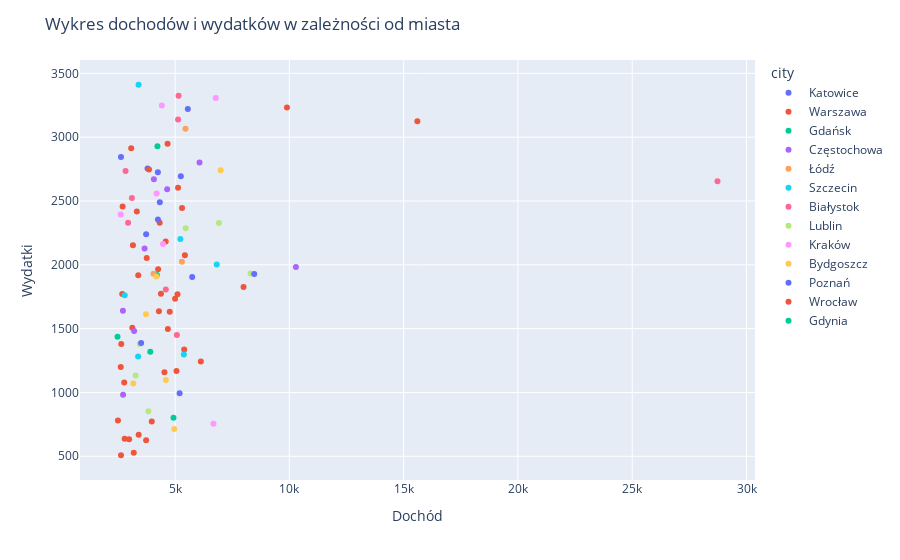
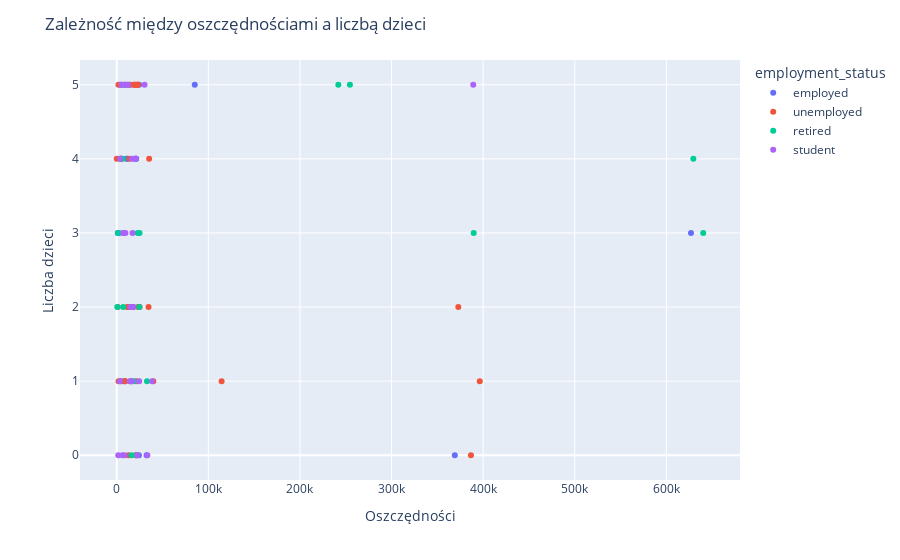
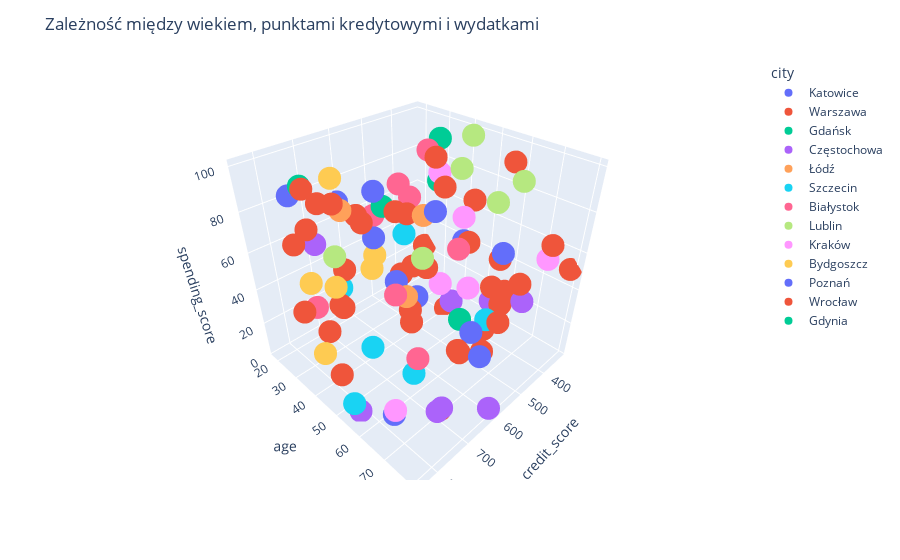

Notebook code for these charts, in order:
### Code cell
# 5. tworzyć interaktywne wizualizacje danych w 2D i 3D,
fig = px.scatter(df, x='income', y='outcome', color='city', hover_data=['name', 'city'])
fig.update_layout(title="Wykres dochodów i wydatków w zależności od miasta",
                  xaxis_title="Dochód",
                  yaxis_title="Wydatki")
fig.show()



fig = px.scatter(df, x='savings', y='children', color='employment_status', hover_data=['name', 'employment_status'])
fig.update_layout(title="Zależność między oszczędnościami a liczbą dzieci",
                  xaxis_title="Oszczędności",
                  yaxis_title="Liczba dzieci")
fig.show()



fig = px.scatter_3d(df, x='credit_score', y='age', z='spending_score', color='city', hover_data=['name'])
fig.update_layout(title="Zależność między wiekiem, punktami kredytowymi i wydatkami",)
fig.show()

### Figure 1 — Plotly figure (JSON) as saved in the notebook; plotly's stock layout.template omitted (floating-point values rounded to 4 significant figures)
{"data": [{"customdata": [["Allison Hill", "Katowice"], ["Jamie Arnold", "Katowice"], ["Fred Smith", "Katowice"], ["Anthony Humphrey", "Katowice"], ["Eric Carney", "Katowice"], ["Shannon Jones", "Katowice"], ["Brian Rodriguez", "Katowice"]], "hovertemplate": "city=%{customdata[1]}<br>income=%{x}<br>outcome=%{y}<br>name=%{customdata[0]}<extra></extra>", "legendgroup": "Katowice", "marker": {"color": "#636efa", "symbol": "circle"}, "mode": "markers", "name": "Katowice", "orientation": "v", "showlegend": true, "type": "scatter", "x": [4245.0, 5747.0, 4332.0, 3733.0, 3795.0, 5556.0, 2632.0], "xaxis": "x", "y": [2725.0, 1904.0, 2490.0, 2240.0, 2755.0, 3221.0, 2845.0], "yaxis": "y"}, {"customdata": [["Noah Rhodes", "Warszawa"], ["Cristian Santos", "Warszawa"], ["Abigail Shaffer", "Warszawa"], ["Gina Moore", "Warszawa"], ["Monica Herrera", "Warszawa"], ["Michele Williams", "Warszawa"], ["Dylan Miller", "Warszawa"], ["Brian Ramirez", "Warszawa"], ["Holly Wood", "Warszawa"], ["Derek Zuniga", "Warszawa"], ["Margaret Hawkins DDS", "Warszawa"], ["Ethan Adams", "Warszawa"], ["Tricia Valencia", "Warszawa"], ["Nathan Maldonado", "Warszawa"], ["Jeffrey Chavez", "Warszawa"], ["Sherri Baker", "Warszawa"], ["Cassandra Gaines", "Warszawa"], ["Elizabeth Fowler", "Warszawa"], ["Paula Moreno", "Warszawa"], ["Shane Henderson", "Warszawa"], ["Jessica Holmes", "Warszawa"], ["Timothy Duncan", "Warszawa"], ["Richard Aguirre", "Warszawa"], ["Jessica Callahan", "Warszawa"], ["Amber Kidd", "Warszawa"], ["James Brown", "Warszawa"], ["Jordan Henderson", "Warszawa"], ["Amy Silva", "Warszawa"], ["Sarah Moore", "Warszawa"], ["Angela Lopez", "Warszawa"], ["Paul Jones", "Warszawa"], ["Shirley Suarez", "Warszawa"], ["Lisa Archer", "Warszawa"], ["Aimee Montoya", "Warszawa"], ["John Whitehead", "Warszawa"], ["Aaron Wise", "Warszawa"], ["Deborah Figueroa", "Warszawa"], ["Stephen Mckee", "Warszawa"]], "hovertemplate": "city=%{customdata[1]}<br>income=%{x}<br>outcome=%{y}<br>name=%{customdata[0]}<extra></extra>", "legendgroup": "Warszawa", "marker": {"color": "#EF553B", "symbol": "circle"}, "mode": "markers", "name": "Warszawa", "orientation": "v", "showlegend": true, "type": "scatter", "x": [2499.0, 2644.0, 5304.0, 4533.0, 3980.0, 3325.0, 4257.0, 4669.0, 5105.0, 3758.0, 4998.0, 2704.0, 2686.0, 4588.0, 15600.0, 4683.0, 5062.0, 5397.0, 2989.0, 3078.0, 3127.0, 3858.0, 6124.0, 4292.0, 5129.0, 2774.0, 2792.0, 4325.0, 2633.0, 2621.0, 7994.0, 3156.0, 4765.0, 3386.0, 3406.0, 3192.0, 4381.0, 9894.0], "xaxis": "x", "y": [781.1, 1380.0, 2444.0, 1159.0, 772.7, 2417.0, 1966.0, 2948.0, 1769.0, 2053.0, 1733.0, 2456.0, 1771.0, 2183.0, 3124.0, 1497.0, 1167.0, 1337.0, 633.2, 2912.0, 1508.0, 2747.0, 1242.0, 1637.0, 2604.0, 1078.0, 636.5, 2329.0, 508.0, 1200.0, 1826.0, 2154.0, 1632.0, 1919.0, 668.4, 528.2, 1773.0, 3232.0], "yaxis": "y"}, {"customdata": [["Angie Henderson", "Gdańsk"], ["Carol Tucker", "Gdańsk"]], "hovertemplate": "city=%{customdata[1]}<br>income=%{x}<br>outcome=%{y}<br>name=%{customdata[0]}<extra></extra>", "legendgroup": "Gdańsk", "marker": {"color": "#00cc96", "symbol": "circle"}, "mode": "markers", "name": "Gdańsk", "orientation": "v", "showlegend": true, "type": "scatter", "x": [4227.0, 4203.0], "xaxis": "x", "y": [2928.0, 1920.0], "yaxis": "y"}, {"customdata": [["Daniel Wagner", "Częstochowa"], ["Carla Gray", "Częstochowa"], ["John Pierce", "Częstochowa"], ["Danny Morgan", "Częstochowa"], ["Michael Lewis", "Częstochowa"], ["Brent Jordan", "Częstochowa"], ["Victoria Garcia", "Częstochowa"], ["Mike Allen", "Częstochowa"]], "hovertemplate": "city=%{customdata[1]}<br>income=%{x}<br>outcome=%{y}<br>name=%{customdata[0]}<extra></extra>", "legendgroup": "Częstochowa", "marker": {"color": "#ab63fa", "symbol": "circle"}, "mode": "markers", "name": "Częstochowa", "orientation": "v", "showlegend": true, "type": "scatter", "x": [2717.0, 4072.0, 10290.0, 3664.0, 3206.0, 6068.0, 4653.0, 2724.0], "xaxis": "x", "y": [1640.0, 2670.0, 1983.0, 2128.0, 1482.0, 2801.0, 2592.0, 982.5], "yaxis": "y"}, {"customdata": [["Connie Lawrence", "Łódź"], ["Judy Baker", "Łódź"], ["Christopher Bass", "Łódź"]], "hovertemplate": "city=%{customdata[1]}<br>income=%{x}<br>outcome=%{y}<br>name=%{customdata[0]}<extra></extra>", "legendgroup": "Łódź", "marker": {"color": "#FFA15A", "symbol": "circle"}, "mode": "markers", "name": "Łódź", "orientation": "v", "showlegend": true, "type": "scatter", "x": [5454.0, 4055.0, 5296.0], "xaxis": "x", "y": [3066.0, 1930.0, 2023.0], "yaxis": "y"}, {"customdata": [["Gabrielle Davis", "Szczecin"], ["Stephanie Ross", "Szczecin"], ["Brittany Farmer", "Szczecin"], ["Sherry Decker", "Szczecin"], ["Steve Sanchez", "Szczecin"], ["Michael Evans", "Szczecin"]], "hovertemplate": "city=%{customdata[1]}<br>income=%{x}<br>outcome=%{y}<br>name=%{customdata[0]}<extra></extra>", "legendgroup": "Szczecin", "marker": {"color": "#19d3f3", "symbol": "circle"}, "mode": "markers", "name": "Szczecin", "orientation": "v", "showlegend": true, "type": "scatter", "x": [5231.0, 3381.0, 5384.0, 2795.0, 6822.0, 3402.0], "xaxis": "x", "y": [2202.0, 1282.0, 1296.0, 1761.0, 2001.0, 3411.0], "yaxis": "y"}, {"customdata": [["Ryan Munoz", "Białystok"], ["Matthew Foster", "Białystok"], ["Justin Baker", "Białystok"], ["Anthony Rodriguez", "Białystok"], ["Connor West", "Białystok"], ["Lisa Barnes", "Białystok"], ["Denise Jacobs", "Białystok"], ["Anna Henderson", "Białystok"]], "hovertemplate": "city=%{customdata[1]}<br>income=%{x}<br>outcome=%{y}<br>name=%{customdata[0]}<extra></extra>", "legendgroup": "Białystok", "marker": {"color": "#FF6692", "symbol": "circle"}, "mode": "markers", "name": "Białystok", "orientation": "v", "showlegend": true, "type": "scatter", "x": [2833.0, 28730.0, 5152.0, 5131.0, 4593.0, 3110.0, 5078.0, 2943.0], "xaxis": "x", "y": [2735.0, 2655.0, 3325.0, 3138.0, 1806.0, 2523.0, 1450.0, 2328.0], "yaxis": "y"}, {"customdata": [["Lisa Hensley", "Lublin"], ["James Ferrell", "Lublin"], ["Joshua Blair", "Lublin"], ["Crystal Robinson", "Lublin"], ["Zachary Ferrell", "Lublin"], ["Daniel Baker", "Lublin"]], "hovertemplate": "city=%{customdata[1]}<br>income=%{x}<br>outcome=%{y}<br>name=%{customdata[0]}<extra></extra>", "legendgroup": "Lublin", "marker": {"color": "#B6E880", "symbol": "circle"}, "mode": "markers", "name": "Lublin", "orientation": "v", "showlegend": true, "type": "scatter", "x": [3455.0, 3273.0, 5462.0, 8303.0, 6917.0, 3830.0], "xaxis": "x", "y": [1380.0, 1132.0, 2286.0, 1931.0, 2327.0, 852.4], "yaxis": "y"}, {"customdata": [["Lisa Jackson", "Kraków"], ["Zachary Hicks", "Kraków"], ["Rebecca Henderson", "Kraków"], ["Angelica Tucker", "Kraków"], ["Brittney Phillips", "Kraków"], ["Kelly Donovan", "Kraków"]], "hovertemplate": "city=%{customdata[1]}<br>income=%{x}<br>outcome=%{y}<br>name=%{customdata[0]}<extra></extra>", "legendgroup": "Kraków", "marker": {"color": "#FF97FF", "symbol": "circle"}, "mode": "markers", "name": "Kraków", "orientation": "v", "showlegend": true, "type": "scatter", "x": [2620.0, 6780.0, 4470.0, 6679.0, 4189.0, 4420.0], "xaxis": "x", "y": [2393.0, 3307.0, 2164.0, 754.4, 2559.0, 3248.0], "yaxis": "y"}, {"customdata": [["Patty Perez", "Bydgoszcz"], ["Philip Cannon", "Bydgoszcz"], ["Gerald Hensley", "Bydgoszcz"], ["Whitney Peters", "Bydgoszcz"], ["Megan Young", "Bydgoszcz"], ["Christina Walters", "Bydgoszcz"]], "hovertemplate": "city=%{customdata[1]}<br>income=%{x}<br>outcome=%{y}<br>name=%{customdata[0]}<extra></extra>", "legendgroup": "Bydgoszcz", "marker": {"color": "#FECB52", "symbol": "circle"}, "mode": "markers", "name": "Bydgoszcz", "orientation": "v", "showlegend": true, "type": "scatter", "x": [3171.0, 4596.0, 3728.0, 4180.0, 4963.0, 6992.0], "xaxis": "x", "y": [1071.0, 1097.0, 1612.0, 1908.0, 714.2, 2740.0], "yaxis": "y"}, {"customdata": [["Tommy Walter", "Poznań"], ["Donald Wright", "Poznań"], ["Tracy House", "Poznań"], ["Lauren Daniels", "Poznań"], ["Jessica Smith", "Poznań"]], "hovertemplate": "city=%{customdata[1]}<br>income=%{x}<br>outcome=%{y}<br>name=%{customdata[0]}<extra></extra>", "legendgroup": "Poznań", "marker": {"color": "#636efa", "symbol": "circle"}, "mode": "markers", "name": "Poznań", "orientation": "v", "showlegend": true, "type": "scatter", "x": [5198.0, 5250.0, 8461.0, 4248.0, 3513.0], "xaxis": "x", "y": [993.9, 2693.0, 1928.0, 2355.0, 1388.0], "yaxis": "y"}, {"customdata": [["Debra Davidson", "Wrocław"], ["William Baker", "Wrocław"]], "hovertemplate": "city=%{customdata[1]}<br>income=%{x}<br>outcome=%{y}<br>name=%{customdata[0]}<extra></extra>", "legendgroup": "Wrocław", "marker": {"color": "#EF553B", "symbol": "circle"}, "mode": "markers", "name": "Wrocław", "orientation": "v", "showlegend": true, "type": "scatter", "x": [3732.0, 5427.0], "xaxis": "x", "y": [625.5, 2074.0], "yaxis": "y"}, {"customdata": [["Mark Perez", "Gdynia"], ["John Daniel", "Gdynia"], ["Matthew Mcmillan", "Gdynia"]], "hovertemplate": "city=%{customdata[1]}<br>income=%{x}<br>outcome=%{y}<br>name=%{customdata[0]}<extra></extra>", "legendgroup": "Gdynia", "marker": {"color": "#00cc96", "symbol": "circle"}, "mode": "markers", "name": "Gdynia", "orientation": "v", "showlegend": true, "type": "scatter", "x": [3914.0, 2480.0, 4929.0], "xaxis": "x", "y": [1319.0, 1436.0, 801.1], "yaxis": "y"}], "layout": {"legend": {"title": {"text": "city"}, "tracegroupgap": 0}, "margin": {"t": 60}, "title": {"text": "Wykres dochodów i wydatków w zależności od miasta"}, "xaxis": {"anchor": "y", "domain": [0, 1], "title": {"text": "Dochód"}}, "yaxis": {"anchor": "x", "domain": [0, 1], "title": {"text": "Wydatki"}}}}

### Figure 2 — Plotly figure (JSON) as saved in the notebook; plotly's stock layout.template omitted (floating-point values rounded to 4 significant figures)
{"data": [{"customdata": [["Allison Hill", "employed"], ["Jamie Arnold", "employed"], ["Margaret Hawkins DDS", "employed"], ["Matthew Foster", "employed"], ["Judy Baker", "employed"], ["Justin Baker", "employed"], ["Zachary Hicks", "employed"], ["Philip Cannon", "employed"], ["John Pierce", "employed"], ["Shannon Jones", "employed"], ["Brent Jordan", "employed"], ["Victoria Garcia", "employed"], ["Donald Wright", "employed"], ["Tracy House", "employed"], ["Steve Sanchez", "employed"], ["Zachary Ferrell", "employed"], ["Matthew Mcmillan", "employed"], ["Denise Jacobs", "employed"], ["Christina Walters", "employed"]], "hovertemplate": "employment_status=%{customdata[1]}<br>savings=%{x}<br>children=%{y}<br>name=%{customdata[0]}<extra></extra>", "legendgroup": "employed", "marker": {"color": "#636efa", "symbol": "circle"}, "mode": "markers", "name": "employed", "orientation": "v", "showlegend": true, "type": "scatter", "x": [5580.0, 24280.0, 85210.0, 4747.0, 3936.0, 19850.0, 11460.0, 1155.0, 3689.0, 32580.0, 15150.0, 21260.0, 8058.0, 369000.0, 10940.0, 17740.0, 2493.0, 626800.0, 24460.0], "xaxis": "x", "y": [5, 0, 5, 1, 4, 4, 4, 3, 5, 0, 5, 4, 1, 0, 4, 2, 3, 3, 5], "yaxis": "y"}, {"customdata": [["Noah Rhodes", "unemployed"], ["Cristian Santos", "unemployed"], ["Abigail Shaffer", "unemployed"], ["Gina Moore", "unemployed"], ["Monica Herrera", "unemployed"], ["Michele Williams", "unemployed"], ["Dylan Miller", "unemployed"], ["Brian Ramirez", "unemployed"], ["Holly Wood", "unemployed"], ["Ethan Adams", "unemployed"], ["Tricia Valencia", "unemployed"], ["Nathan Maldonado", "unemployed"], ["Jeffrey Chavez", "unemployed"], ["Sherri Baker", "unemployed"], ["Cassandra Gaines", "unemployed"], ["Paula Moreno", "unemployed"], ["Shane Henderson", "unemployed"], ["Jessica Holmes", "unemployed"], ["Timothy Duncan", "unemployed"], ["Richard Aguirre", "unemployed"], ["Jessica Callahan", "unemployed"], ["Amber Kidd", "unemployed"], ["James Brown", "unemployed"], ["Jordan Henderson", "unemployed"], ["Amy Silva", "unemployed"], ["Angela Lopez", "unemployed"], ["Paul Jones", "unemployed"], ["Shirley Suarez", "unemployed"], ["Lisa Archer", "unemployed"], ["Aimee Montoya", "unemployed"], ["John Whitehead", "unemployed"], ["Aaron Wise", "unemployed"], ["Deborah Figueroa", "unemployed"], ["Stephen Mckee", "unemployed"]], "hovertemplate": "employment_status=%{customdata[1]}<br>savings=%{x}<br>children=%{y}<br>name=%{customdata[0]}<extra></extra>", "legendgroup": "unemployed", "marker": {"color": "#EF553B", "symbol": "circle"}, "mode": "markers", "name": "unemployed", "orientation": "v", "showlegend": true, "type": "scatter", "x": [12630.0, 34740.0, 35400.0, 21070.0, 21530.0, 17960.0, 23230.0, 396300.0, 23220.0, 20900.0, 1102.0, 1881.0, 39980.0, 20060.0, 8741.0, 42.28, 386700.0, 2014.0, 25000.0, 15530.0, 12360.0, 13890.0, 18570.0, 13830.0, 114500.0, 19700.0, 5089.0, 4765.0, 21740.0, 9652.0, 9371.0, 22530.0, 11420.0, 372900.0], "xaxis": "x", "y": [0, 2, 4, 0, 1, 2, 2, 1, 5, 0, 2, 5, 1, 5, 1, 4, 0, 1, 2, 1, 2, 4, 5, 5, 1, 5, 4, 4, 5, 5, 1, 5, 2, 2], "yaxis": "y"}, {"customdata": [["Angie Henderson", "retired"], ["Gabrielle Davis", "retired"], ["Ryan Munoz", "retired"], ["Carla Gray", "retired"], ["Tommy Walter", "retired"], ["Anthony Humphrey", "retired"], ["Joshua Blair", "retired"], ["Eric Carney", "retired"], ["Danny Morgan", "retired"], ["Crystal Robinson", "retired"], ["Mark Perez", "retired"], ["John Daniel", "retired"], ["Gerald Hensley", "retired"], ["Lauren Daniels", "retired"], ["Kelly Donovan", "retired"], ["Mike Allen", "retired"], ["Michael Evans", "retired"], ["Christopher Bass", "retired"], ["Brian Rodriguez", "retired"], ["Anna Henderson", "retired"], ["Jessica Smith", "retired"]], "hovertemplate": "employment_status=%{customdata[1]}<br>savings=%{x}<br>children=%{y}<br>name=%{customdata[0]}<extra></extra>", "legendgroup": "retired", "marker": {"color": "#00cc96", "symbol": "circle"}, "mode": "markers", "name": "retired", "orientation": "v", "showlegend": true, "type": "scatter", "x": [18970.0, 254500.0, 6569.0, 33050.0, 24630.0, 22890.0, 629400.0, 21090.0, 1557.0, 7465.0, 725.6, 640217, 16190.0, 389700.0, 24920.0, 17340.0, 21620.0, 7071.0, 8464.0, 15490.0, 241900.0], "xaxis": "x", "y": [1, 5, 4, 1, 2, 3, 4, 4, 3, 3, 2, 3, 0, 3, 3, 2, 0, 2, 5, 1, 5], "yaxis": "y"}, {"customdata": [["Daniel Wagner", "student"], ["Connie Lawrence", "student"], ["Lisa Hensley", "student"], ["Derek Zuniga", "student"], ["Lisa Jackson", "student"], ["Patty Perez", "student"], ["Stephanie Ross", "student"], ["Anthony Rodriguez", "student"], ["Rebecca Henderson", "student"], ["James Ferrell", "student"], ["Debra Davidson", "student"], ["Elizabeth Fowler", "student"], ["Brittany Farmer", "student"], ["Fred Smith", "student"], ["Sherry Decker", "student"], ["Angelica Tucker", "student"], ["Michael Lewis", "student"], ["Connor West", "student"], ["Carol Tucker", "student"], ["William Baker", "student"], ["Whitney Peters", "student"], ["Brittney Phillips", "student"], ["Sarah Moore", "student"], ["Megan Young", "student"], ["Lisa Barnes", "student"], ["Daniel Baker", "student"]], "hovertemplate": "employment_status=%{customdata[1]}<br>savings=%{x}<br>children=%{y}<br>name=%{customdata[0]}<extra></extra>", "legendgroup": "student", "marker": {"color": "#ab63fa", "symbol": "circle"}, "mode": "markers", "name": "student", "orientation": "v", "showlegend": true, "type": "scatter", "x": [21190.0, 9503.0, 11340.0, 6198.0, 1685.0, 3505.0, 38650.0, 7125.0, 14140.0, 5090.0, 22470.0, 30380.0, 14910.0, 17990.0, 16930.0, 16600.0, 8171.0, 389100.0, 8594.0, 24510.0, 8518.0, 3730.0, 17230.0, 19820.0, 33480.0, 12460.0], "xaxis": "x", "y": [4, 3, 5, 0, 0, 1, 1, 3, 1, 5, 0, 5, 2, 2, 1, 4, 3, 5, 5, 1, 0, 4, 3, 4, 0, 5], "yaxis": "y"}], "layout": {"legend": {"title": {"text": "employment_status"}, "tracegroupgap": 0}, "margin": {"t": 60}, "title": {"text": "Zależność między oszczędnościami a liczbą dzieci"}, "xaxis": {"anchor": "y", "domain": [0, 1], "title": {"text": "Oszczędności"}}, "yaxis": {"anchor": "x", "domain": [0, 1], "title": {"text": "Liczba dzieci"}}}}

### Figure 3 — Plotly figure (JSON) as saved in the notebook; plotly's stock layout.template omitted (floating-point values rounded to 4 significant figures)
{"data": [{"customdata": [["Allison Hill"], ["Jamie Arnold"], ["Fred Smith"], ["Anthony Humphrey"], ["Eric Carney"], ["Shannon Jones"], ["Brian Rodriguez"]], "hovertemplate": "city=Katowice<br>credit_score=%{x}<br>age=%{y}<br>spending_score=%{z}<br>name=%{customdata[0]}<extra></extra>", "legendgroup": "Katowice", "marker": {"color": "#636efa", "symbol": "circle"}, "mode": "markers", "name": "Katowice", "scene": "scene", "showlegend": true, "type": "scatter3d", "x": [790.7, 595.3, 479.4, 581.1, 451.0, 374.6, 768.5], "y": [65, 74, 44, 31, 33, 45, 23], "z": [9.61, 27.42, 70.02, 79.58, 8.67, 46.71, 85.38]}, {"customdata": [["Noah Rhodes"], ["Cristian Santos"], ["Abigail Shaffer"], ["Gina Moore"], ["Monica Herrera"], ["Michele Williams"], ["Dylan Miller"], ["Brian Ramirez"], ["Holly Wood"], ["Derek Zuniga"], ["Margaret Hawkins DDS"], ["Ethan Adams"], ["Tricia Valencia"], ["Nathan Maldonado"], ["Jeffrey Chavez"], ["Sherri Baker"], ["Cassandra Gaines"], ["Elizabeth Fowler"], ["Paula Moreno"], ["Shane Henderson"], ["Jessica Holmes"], ["Timothy Duncan"], ["Richard Aguirre"], ["Jessica Callahan"], ["Amber Kidd"], ["James Brown"], ["Jordan Henderson"], ["Amy Silva"], ["Sarah Moore"], ["Angela Lopez"], ["Paul Jones"], ["Shirley Suarez"], ["Lisa Archer"], ["Aimee Montoya"], ["John Whitehead"], ["Aaron Wise"], ["Deborah Figueroa"], ["Stephen Mckee"]], "hovertemplate": "city=Warszawa<br>credit_score=%{x}<br>age=%{y}<br>spending_score=%{z}<br>name=%{customdata[0]}<extra></extra>", "legendgroup": "Warszawa", "marker": {"color": "#EF553B", "symbol": "circle"}, "mode": "markers", "name": "Warszawa", "scene": "scene", "showlegend": true, "type": "scatter3d", "x": [685.7, 325.2, 508.7, 473.5, 532.2, 728.2, 782.9, 820.8, 519.5, 604.7, 700.5, 567.1, 444.1, 759.0, 397.4, 733.1, 406.2, 782.4, 338.5, 373.3, 384.0, 729.7, 362.9, 495.1, 696.0, 706.2, 714.0, 344.6, 458.5, 599.5, 784.5, 725.0, 428.5, 320.4, 611.3, 819.9, 565.8, 493.8], "y": [59, 22, 47, 69, 61, 79, 33, 48, 37, 55, 43, 44, 80, 20, 69, 28, 60, 25, 45, 47, 62, 22, 60, 31, 33, 31, 73, 60, 32, 25, 46, 35, 42, 79, 44, 46, 72, 69], "z": [42.53, 23.56, 98.96, 27.51, 7.29, 53.51, 94.75, 17.35, 67.5, 59.26, 80.26, 22.16, 74.38, 58.67, 41.82, 11.7, 33.5, 26.86, 66.76, 47, 22.18, 65.52, 94.83, 26.58, 49.37, 28.37, 11.16, 24.75, 28.99, 65.12, 48.99, 85.59, 77.78, 50.73, 79.46, 98.78, 24.48, 64.03]}, {"customdata": [["Angie Henderson"], ["Carol Tucker"]], "hovertemplate": "city=Gdańsk<br>credit_score=%{x}<br>age=%{y}<br>spending_score=%{z}<br>name=%{customdata[0]}<extra></extra>", "legendgroup": "Gdańsk", "marker": {"color": "#00cc96", "symbol": "circle"}, "mode": "markers", "name": "Gdańsk", "scene": "scene", "showlegend": true, "type": "scatter3d", "x": [385.5, 549.6], "y": [35, 62], "z": [95.76, 31.36]}, {"customdata": [["Daniel Wagner"], ["Carla Gray"], ["John Pierce"], ["Danny Morgan"], ["Michael Lewis"], ["Brent Jordan"], ["Victoria Garcia"], ["Mike Allen"]], "hovertemplate": "city=Częstochowa<br>credit_score=%{x}<br>age=%{y}<br>spending_score=%{z}<br>name=%{customdata[0]}<extra></extra>", "legendgroup": "Częstochowa", "marker": {"color": "#ab63fa", "symbol": "circle"}, "mode": "markers", "name": "Częstochowa", "scene": "scene", "showlegend": true, "type": "scatter3d", "x": [701.4, 404.7, 723.5, 820.3, 757.6, 390.1, 611.3, 320.2], "y": [20, 44, 73, 55, 78, 70, 80, 53], "z": [54.09, 10.6, 11.55, 2.93, 25.97, 31.79, 5.07, 9.72]}, {"customdata": [["Connie Lawrence"], ["Judy Baker"], ["Christopher Bass"]], "hovertemplate": "city=Łódź<br>credit_score=%{x}<br>age=%{y}<br>spending_score=%{z}<br>name=%{customdata[0]}<extra></extra>", "legendgroup": "Łódź", "marker": {"color": "#FFA15A", "symbol": "circle"}, "mode": "markers", "name": "Łódź", "scene": "scene", "showlegend": true, "type": "scatter3d", "x": [495.4, 627.3, 596.2], "y": [41, 22, 46], "z": [67.35, 67.85, 35.17]}, {"customdata": [["Gabrielle Davis"], ["Stephanie Ross"], ["Brittany Farmer"], ["Sherry Decker"], ["Steve Sanchez"], ["Michael Evans"]], "hovertemplate": "city=Szczecin<br>credit_score=%{x}<br>age=%{y}<br>spending_score=%{z}<br>name=%{customdata[0]}<extra></extra>", "legendgroup": "Szczecin", "marker": {"color": "#19d3f3", "symbol": "circle"}, "mode": "markers", "name": "Szczecin", "scene": "scene", "showlegend": true, "type": "scatter3d", "x": [803, 669.4, 841.3, 758.5, 477.3, 403.2], "y": [74, 26, 56, 53, 65, 21], "z": [46.43, 30.7, 12.45, 31.08, 25.79, 36.82]}, {"customdata": [["Ryan Munoz"], ["Matthew Foster"], ["Justin Baker"], ["Anthony Rodriguez"], ["Connor West"], ["Lisa Barnes"], ["Denise Jacobs"], ["Anna Henderson"]], "hovertemplate": "city=Białystok<br>credit_score=%{x}<br>age=%{y}<br>spending_score=%{z}<br>name=%{customdata[0]}<extra></extra>", "legendgroup": "Białystok", "marker": {"color": "#FF6692", "symbol": "circle"}, "mode": "markers", "name": "Białystok", "scene": "scene", "showlegend": true, "type": "scatter3d", "x": [499.1, 598.2, 530.6, 843.0, 805.8, 719.7, 429.1, 427.7], "y": [43, 65, 23, 80, 69, 20, 22, 27], "z": [99.74, 75.05, 58.78, 65.74, 77.69, 18.34, 68.76, 64.15]}, {"customdata": [["Lisa Hensley"], ["James Ferrell"], ["Joshua Blair"], ["Crystal Robinson"], ["Zachary Ferrell"], ["Daniel Baker"]], "hovertemplate": "city=Lublin<br>credit_score=%{x}<br>age=%{y}<br>spending_score=%{z}<br>name=%{customdata[0]}<extra></extra>", "legendgroup": "Lublin", "marker": {"color": "#B6E880", "symbol": "circle"}, "mode": "markers", "name": "Lublin", "scene": "scene", "showlegend": true, "type": "scatter3d", "x": [398.3, 438.1, 793.5, 704.0, 351.3, 450.4], "y": [66, 49, 46, 65, 44, 63], "z": [91.35, 90.91, 74.62, 80.19, 99.23, 83.64]}, {"customdata": [["Lisa Jackson"], ["Zachary Hicks"], ["Rebecca Henderson"], ["Angelica Tucker"], ["Brittney Phillips"], ["Kelly Donovan"]], "hovertemplate": "city=Kraków<br>credit_score=%{x}<br>age=%{y}<br>spending_score=%{z}<br>name=%{customdata[0]}<extra></extra>", "legendgroup": "Kraków", "marker": {"color": "#FF97FF", "symbol": "circle"}, "mode": "markers", "name": "Kraków", "scene": "scene", "showlegend": true, "type": "scatter3d", "x": [430.9, 417.2, 358.9, 823.6, 365.1, 491.4], "y": [50, 52, 74, 70, 33, 48], "z": [67.23, 27.25, 55.77, 24.25, 76.68, 34]}, {"customdata": [["Patty Perez"], ["Philip Cannon"], ["Gerald Hensley"], ["Whitney Peters"], ["Megan Young"], ["Christina Walters"]], "hovertemplate": "city=Bydgoszcz<br>credit_score=%{x}<br>age=%{y}<br>spending_score=%{z}<br>name=%{customdata[0]}<extra></extra>", "legendgroup": "Bydgoszcz", "marker": {"color": "#FECB52", "symbol": "circle"}, "mode": "markers", "name": "Bydgoszcz", "scene": "scene", "showlegend": true, "type": "scatter3d", "x": [781.0, 787.4, 538.4, 752.2, 557.8, 681.7], "y": [33, 44, 24, 25, 25, 28], "z": [8.46, 57.99, 36.86, 40.67, 31.11, 90.44]}, {"customdata": [["Tommy Walter"], ["Donald Wright"], ["Tracy House"], ["Lauren Daniels"], ["Jessica Smith"]], "hovertemplate": "city=Poznań<br>credit_score=%{x}<br>age=%{y}<br>spending_score=%{z}<br>name=%{customdata[0]}<extra></extra>", "legendgroup": "Poznań", "marker": {"color": "#636efa", "symbol": "circle"}, "mode": "markers", "name": "Poznań", "scene": "scene", "showlegend": true, "type": "scatter3d", "x": [683.1, 547.9, 522.4, 623.7, 611.3], "y": [45, 74, 32, 73, 18], "z": [73.32, 75.3, 25.09, 43.45, 68.89]}, {"customdata": [["Debra Davidson"], ["William Baker"]], "hovertemplate": "city=Wrocław<br>credit_score=%{x}<br>age=%{y}<br>spending_score=%{z}<br>name=%{customdata[0]}<extra></extra>", "legendgroup": "Wrocław", "marker": {"color": "#EF553B", "symbol": "circle"}, "mode": "markers", "name": "Wrocław", "scene": "scene", "showlegend": true, "type": "scatter3d", "x": [437.2, 398.7], "y": [61, 41], "z": [11.18, 2.4]}, {"customdata": [["Mark Perez"], ["John Daniel"], ["Matthew Mcmillan"]], "hovertemplate": "city=Gdynia<br>credit_score=%{x}<br>age=%{y}<br>spending_score=%{z}<br>name=%{customdata[0]}<extra></extra>", "legendgroup": "Gdynia", "marker": {"color": "#00cc96", "symbol": "circle"}, "mode": "markers", "name": "Gdynia", "scene": "scene", "showlegend": true, "type": "scatter3d", "x": [762.3, 341.8, 525.5], "y": [28, 30, 27], "z": [92.03, 69.37, 65.82]}], "layout": {"legend": {"title": {"text": "city"}, "tracegroupgap": 0}, "margin": {"t": 60}, "scene": {"domain": {"x": [0, 1], "y": [0, 1]}, "xaxis": {"title": {"text": "credit_score"}}, "yaxis": {"title": {"text": "age"}}, "zaxis": {"title": {"text": "spending_score"}}}, "title": {"text": "Zależność między wiekiem, punktami kredytowymi i wydatkami"}}}
